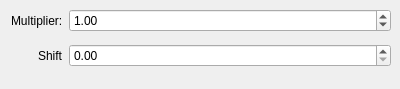
<?xml version="1.0" encoding="UTF-8"?>
<ui version="4.0">
 <class>GlobalRTPCParamsWidget</class>
 <widget class="QWidget" name="GlobalRTPCParamsWidget">
  <property name="geometry">
   <rect>
    <x>0</x>
    <y>0</y>
    <width>400</width>
    <height>89</height>
   </rect>
  </property>
  <property name="windowTitle">
   <string>Form</string>
  </property>
  <layout class="QFormLayout" name="formLayout">
   <property name="labelAlignment">
    <set>Qt::AlignmentFlag::AlignRight|Qt::AlignmentFlag::AlignTrailing|Qt::AlignmentFlag::AlignVCenter</set>
   </property>
   <property name="verticalSpacing">
    <number>12</number>
   </property>
   <property name="topMargin">
    <number>9</number>
   </property>
   <property name="rightMargin">
    <number>9</number>
   </property>
   <item row="0" column="0">
    <widget class="QLabel" name="label">
     <property name="text">
      <string>Multiplier:</string>
     </property>
    </widget>
   </item>
   <item row="0" column="1">
    <widget class="QDoubleSpinBox" name="dsb_mult">
     <property name="value">
      <double>1.000000000000000</double>
     </property>
    </widget>
   </item>
   <item row="1" column="0">
    <widget class="QLabel" name="label_2">
     <property name="text">
      <string>Shift</string>
     </property>
    </widget>
   </item>
   <item row="1" column="1">
    <widget class="QDoubleSpinBox" name="dsb_shift"/>
   </item>
  </layout>
 </widget>
 <resources/>
 <connections/>
</ui>
